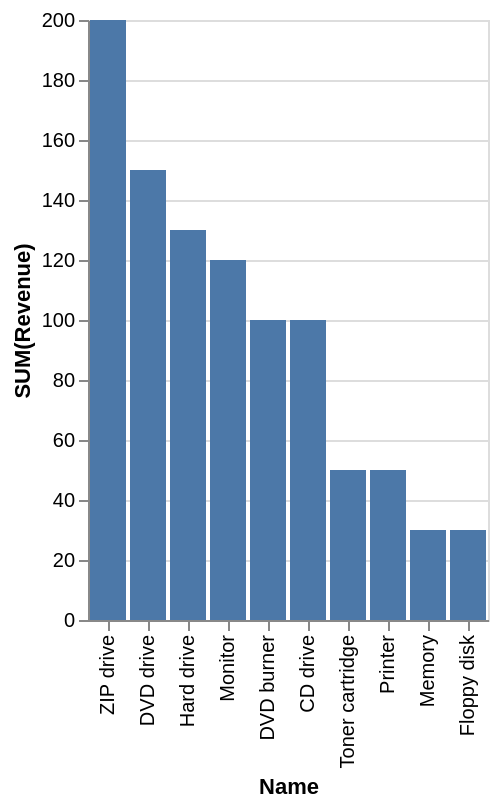

This figure's Vega-Lite source:
### Vega-Lite specification from a JSON file in a GitHub repository (floating-point values rounded to 4 significant figures)
{"data": {"values": [{"x_data": "ZIP drive", "y_data": 200}, {"x_data": "DVD drive", "y_data": 150}, {"x_data": "Hard drive", "y_data": 130}, {"x_data": "Monitor", "y_data": 120}, {"x_data": "DVD burner", "y_data": 100}, {"x_data": "CD drive", "y_data": 100}, {"x_data": "Toner cartridge", "y_data": 50}, {"x_data": "Printer", "y_data": 50}, {"x_data": "Memory", "y_data": 30}, {"x_data": "Floppy disk", "y_data": 30}]}, "mark": "bar", "encoding": {"x": {"field": "x_data", "type": "nominal", "title": "Name", "sort": {"op": "sum", "field": "y_data", "order": "descending"}}, "y": {"field": "y_data", "type": "quantitative", "title": "SUM(Revenue)"}}}
